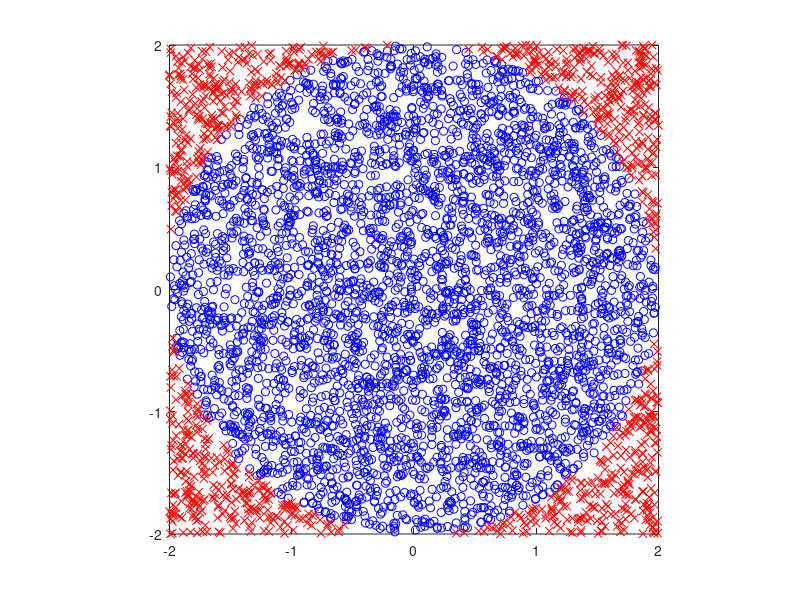

Source code (MATLAB): (Note: this script raises an error after producing the figure.)

% Demo of monte carlo integration for estimating pi

r=2;
S=5000;
xs = unifrnd(-r,r,S,1);
ys = unifrnd(-r,r,S,1);
rs = xs.^2 + ys.^2;
inside = (rs <= r^2);
samples = 4*(r^2)*inside;
Ihat = mean(samples)
piHat = Ihat/(r^2)
se = sqrt(var(samples)/S)

figure(1);clf
outside = ~inside;
plot(xs(inside), ys(inside), 'bo');
hold on
plot(xs(outside), ys(outside), 'rx');
axis square
printPmtkFigure('mc-pi'); 
